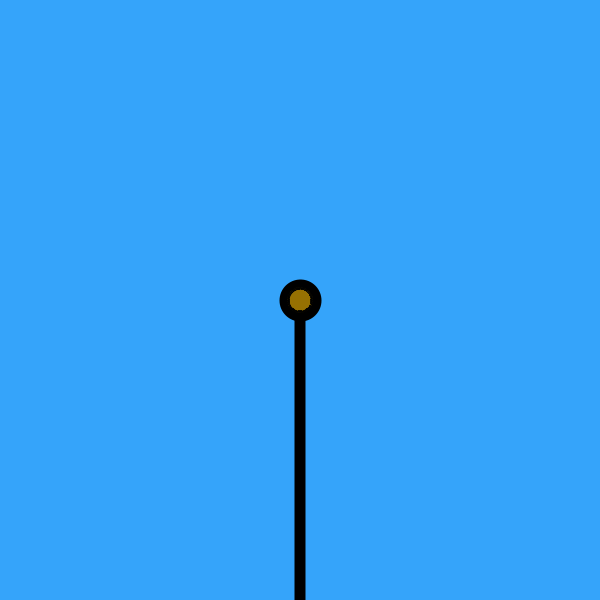
Frame 1 (no input)
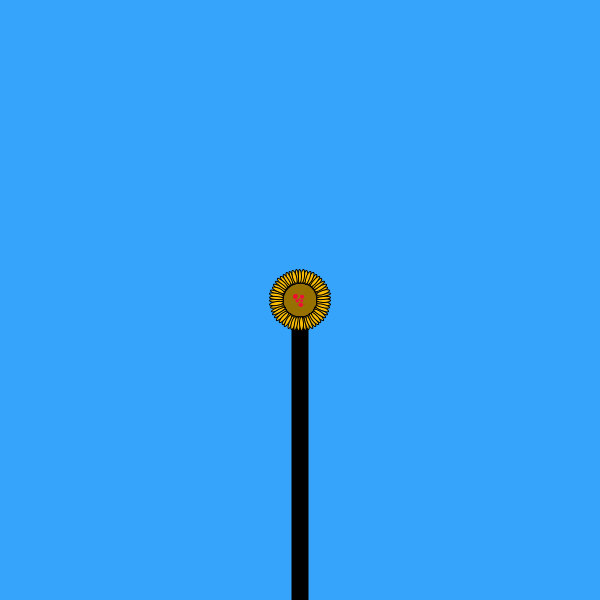
Frame 60 (the mouse pressed at the canvas centre just before this capture)
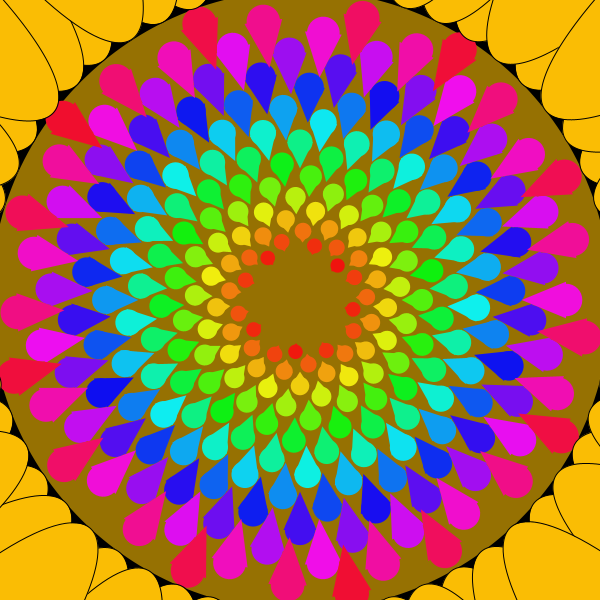
Frame 120 (the mouse held since frame 60 and released just before this capture)

The Processing sketch that drew these frames (run headless with seeded random() and noise(); from frame 60 on, the mouse is pressed at the canvas centre):

// Processing sketch: processing_165215
// ── processing_165215.pde

float x=1;
void setup(){
  size(600,600);
  colorMode(HSB);
}
void draw(){
  background(146,200,250);
  translate(300,300);
  
  strokeWeight(10);
  fill(80,200,100);
  rect(-x/2,0,x,300);
  fill(32,250,150);
  ellipse(0,0,2*x+30,2*x+30);
  rotate(PI);
  strokeWeight(1);
  noStroke();
  for (float t=1; t<250; t++){
    fill(t,240,240);
  rotate(137.5*PI/180);
  //ellipse(t,0,2*sqrt(t),2*sqrt(t));
  //triangle(t,t/20+5,t,-t/20-5,t/1.2,0);
  if(t-250+x > 0){
  ellipse(abs(t-250+x),0,2*sqrt((t-250+x)),2*sqrt((t-250+x)));
  triangle((t+x-250),(t+x-250)/20+5,(t+x-250),-(t+x-250)/20-5,(t+x-250)/1.2,0);
  }
  }
  stroke(0);
  for(int i = 0; i < 55; i++){
    rotate(34*TWO_PI/55);
    fill(32,250,250);
    ellipse(2*x+10,0,2*x,x/2);
  }
  x+=.1;
  if(x>250){
    x-=5;
  }
  if(mousePressed){
    x=mouseX;
  }
}
